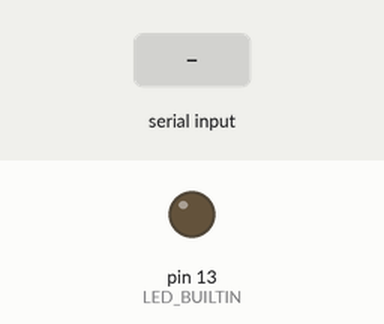
Simulated run of this sketch. Board: Arduino Uno, built with avr-gcc and run on an emulated ATmega328P. Shown: output pins drawn as LEDs (lit = HIGH). The test bench sets the inputs (shaded band). What the sketch prints to the serial monitor is not drawn.

Above: at 1.2 s.
1.3 s: "1" received over Serial
At 1.6 s:
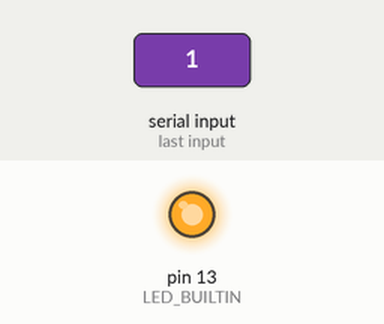
2.8 s: "0" received over Serial
At 3.9 s:
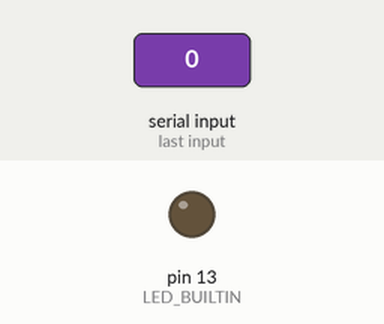
Timing chart, 0 to 5.8 s (numbered marks = the images above; inputs shaded):
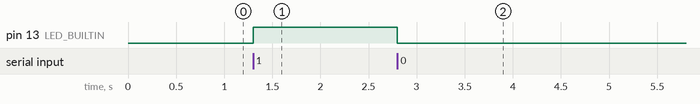

The sketch:

arduino.ino
```cpp
#include "MeMegaPiPro.h"

int data;

void setup()
{
  Serial.begin(9600);
  pinMode(LED_BUILTIN, OUTPUT);
  digitalWrite (LED_BUILTIN, LOW);
  Serial.println("Connected");
}

void loop()
{
while (Serial.available())
  {
    data = Serial.read();
  }

  if (data == '1')
  digitalWrite (LED_BUILTIN, HIGH);

  else if (data == '0')
  digitalWrite (LED_BUILTIN, LOW);

}
```

Measured:
- after the input at 1.3 s, pin 13 (LED_BUILTIN): LOW → HIGH at once
- after the input at 2.8 s, pin 13 (LED_BUILTIN): HIGH → LOW at once
